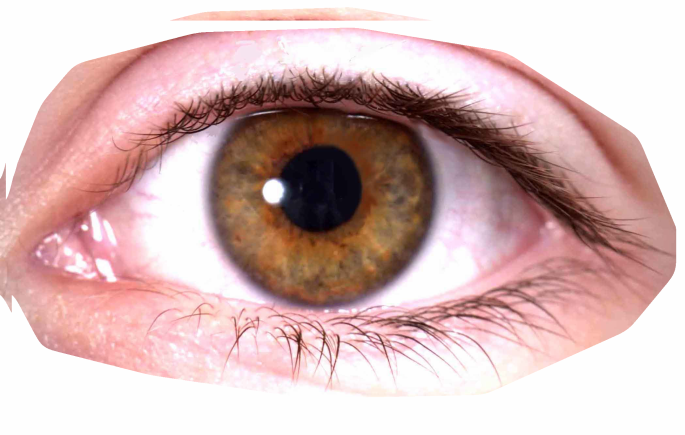
//> input picture Hough Transform - Circles/eye.png, 1370 x 870 px (shown at 1/2 size)
$ ./main   (built with g++ and OpenCV 4)
//> lines starting //> are read from the running program, lines starting //| are printed output that depends on the picture; after the words box and inside, x2 and y2 are one past the last pixel; in counts of white or black regions, pixels touching at a corner belong together
#include <stdio.h>
#include <iostream>
#include <vector>
#include <numeric>
#include <math.h>
#include <opencv2/opencv.hpp>
using namespace cv;
using namespace std;

void displayAccumulator(Mat& accumulator, int radius)
{
    Point point;
    double max;
    minMaxLoc(accumulator,NULL,&max,NULL,&point);
    cout << "Raggio: " << radius << ". Voto massimo: " << max << endl;
    Mat parameters(accumulator.size(), CV_8UC1);
    normalize(accumulator, parameters, 0, 255, NORM_MINMAX);
    cvtColor(parameters, parameters, COLOR_GRAY2BGR);
    String name = to_string(radius);
    name = name + ".png";
    imwrite(name.c_str(), parameters);
}

void houghTransform(Mat& inputImage, Mat& rawImage, int minRadius, int maxRadius, int threshold)
{
    int N = inputImage.rows;
    int M = inputImage.cols;
    int xc,yc;
    cvtColor(rawImage, rawImage, COLOR_GRAY2BGR);
    for(int r=minRadius; r<maxRadius; r++)
    {
        Mat accumulator = Mat::zeros(N, M, CV_32FC1);
        for(int y=0; y<N; y++)//verso il basso = Y
        {
            for(int x=0; x<M; x++)//verso destra = X
            {
                if(inputImage.at<uchar>(y,x)!=0)
                {
                    for(int theta=0; theta<360; theta++)
                    {
                        xc = x-r*cos(theta*M_PI/180);
                        yc = y-r*sin(theta*M_PI/180);
                        if(xc>=0 && yc>=0 && xc<M && yc<N)
                            accumulator.at<float>(yc,xc)++;
                    }
                }
            }
        }
        displayAccumulator(accumulator,r); //stampa il centro più votato per quel raggio, in modo da stimare un threshold ottimale e scrive l'immagine r-ima
        for(int i=0; i<N; i++)
        {
            for(int j=0; j<M; j++)
            {
                if(accumulator.at<float>(i,j)>threshold)
                    circle(rawImage, Point(j,i), r, Scalar(0,0,255), 2, 8);
            }
        }
    }
    imwrite("result.jpg", rawImage);
    imshow("cerchi", rawImage);
}

int main(int argc, char** argv )
{
    const char* fileName = "eye.png";
    Mat rawImage = imread(fileName, IMREAD_GRAYSCALE);//immagine presa in input
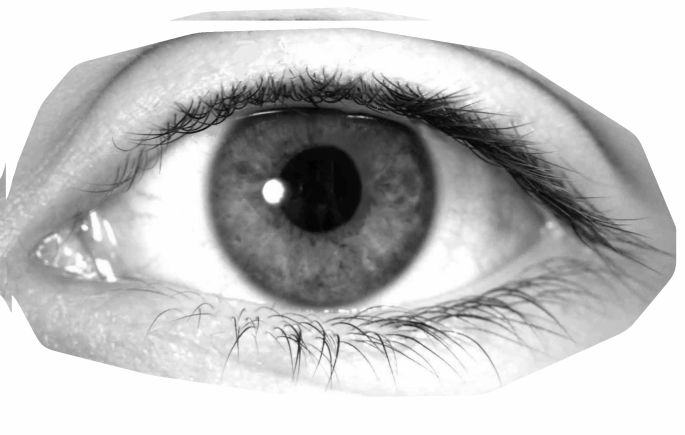
//> rawImage: 870 rows x 1370 cols, CV_8UC1 (shown at 1/2 size); min 1, max 254, mean 192.3
    resize(rawImage,rawImage, Size(rawImage.cols/2,rawImage.rows/2));
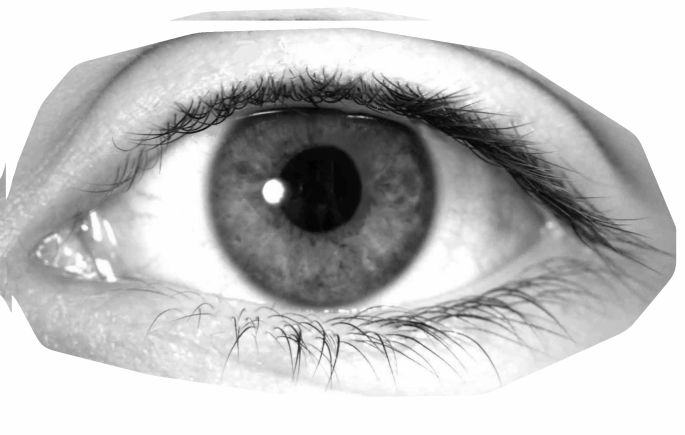
//> rawImage: 435 rows x 685 cols, CV_8UC1; min 1, max 254, mean 192.4
    Mat edgesImage(rawImage.size(), CV_8UC1);
    Mat blurImage = rawImage.clone();
    if (!rawImage.data)
    {
        printf("No image data \n");
        return -1;
    }
    blur(rawImage,blurImage, Size(5,5), Point(-1,-1), 4);
    Canny(blurImage,edgesImage,70,90,3);
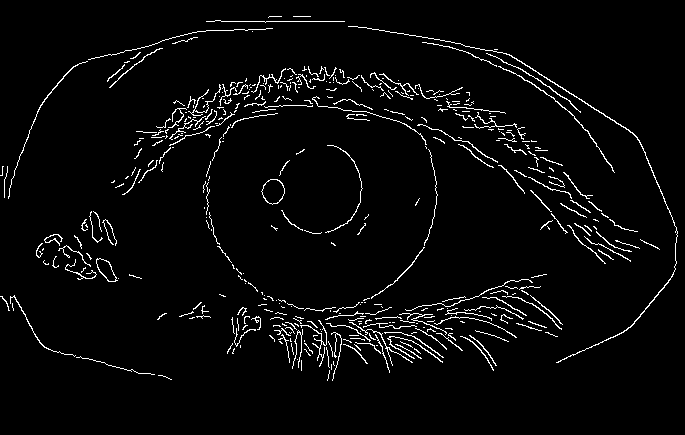
//> edgesImage: 435 rows x 685 cols, CV_8UC1; 3.6% white in thin lines or dots, all inside (x1, y1, x2, y2) = (0, 16, 678, 381)
    imshow("canny", edgesImage);
    //imshow("canny", edgesImage);
    houghTransform(edgesImage,rawImage,43,44,120);
//> the loop in houghTransform, `for(int r=minRadius; r<maxRadius; r++)` made 1 pass
//> (xc, yc) on pass 1: (289, 380)
//> pass 1, in displayAccumulator, `imwrite(name.c_str(), parameters);`:
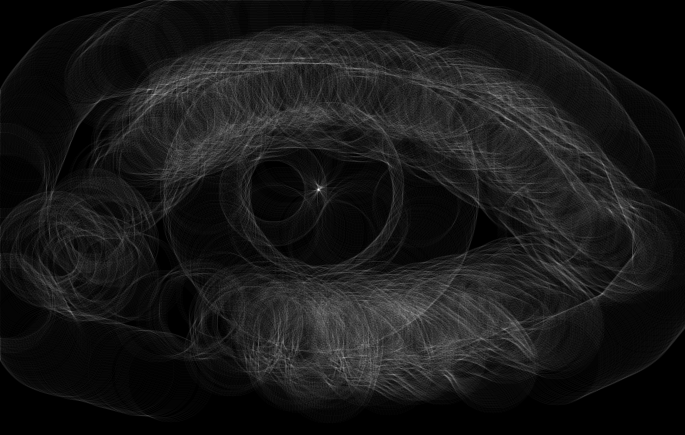
//> saved as 43.png: 435 rows x 685 cols, CV_8UC3; min 0, max 255, mean 23.5
//> after the loop in houghTransform, `for(int r=minRadius; r<maxRadius; r++)`:
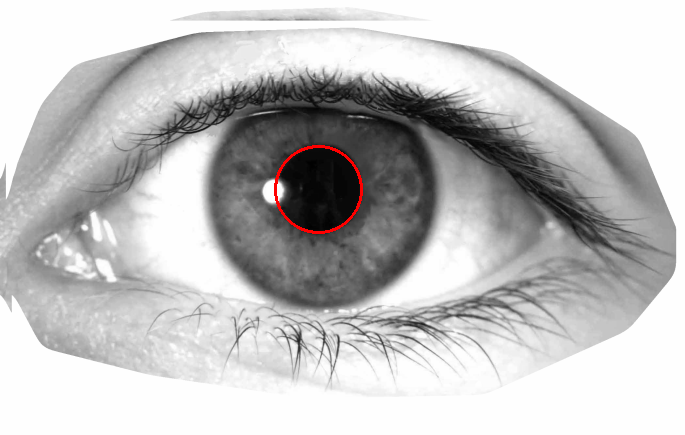
//> rawImage: 435 rows x 685 cols, CV_8UC3; mean B, G, R 192.2, 192.2, 192.9
//> after the loop in houghTransform, `for(int r=minRadius; r<maxRadius; r++)`: xc = 289; yc = 380
    cvtColor(rawImage,rawImage, COLOR_BGR2GRAY);
//> rawImage: 435 rows x 685 cols, CV_8UC1
    houghTransform(edgesImage,rawImage,114,115,100);
//> call 2 of houghTransform, with minRadius = 114, maxRadius = 115, threshold = 100
//> the loop in houghTransform (call 2), `for(int r=minRadius; r<maxRadius; r++)` made 1 pass
//> (xc, yc) on pass 1: (218, 381)
//> pass 1, in displayAccumulator (call 2), `imwrite(name.c_str(), parameters);`:
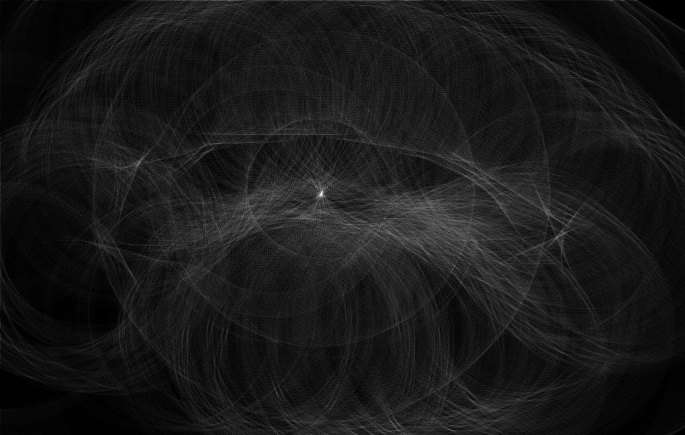
//> saved as 114.png: 435 rows x 685 cols, CV_8UC3; min 0, max 255, mean 24.9
//> after the loop in houghTransform (call 2), `for(int r=minRadius; r<maxRadius; r++)`:
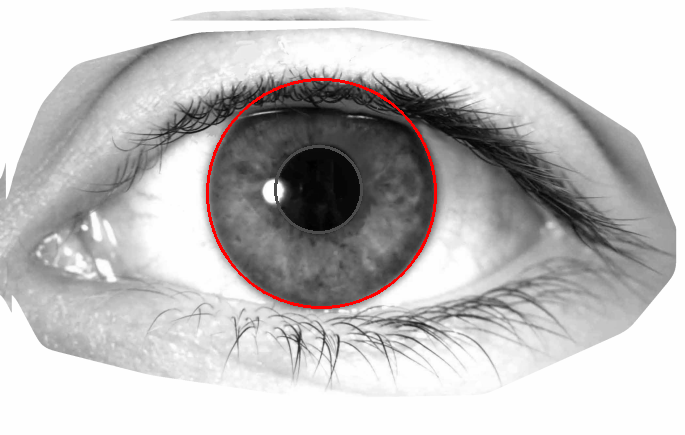
//> rawImage: 435 rows x 685 cols, CV_8UC3; mean B, G, R 191.6, 191.6, 193.4
//> after the loop in houghTransform (call 2), `for(int r=minRadius; r<maxRadius; r++)`: xc = 218; yc = 381
    waitKey(0);
    return 0;
}
